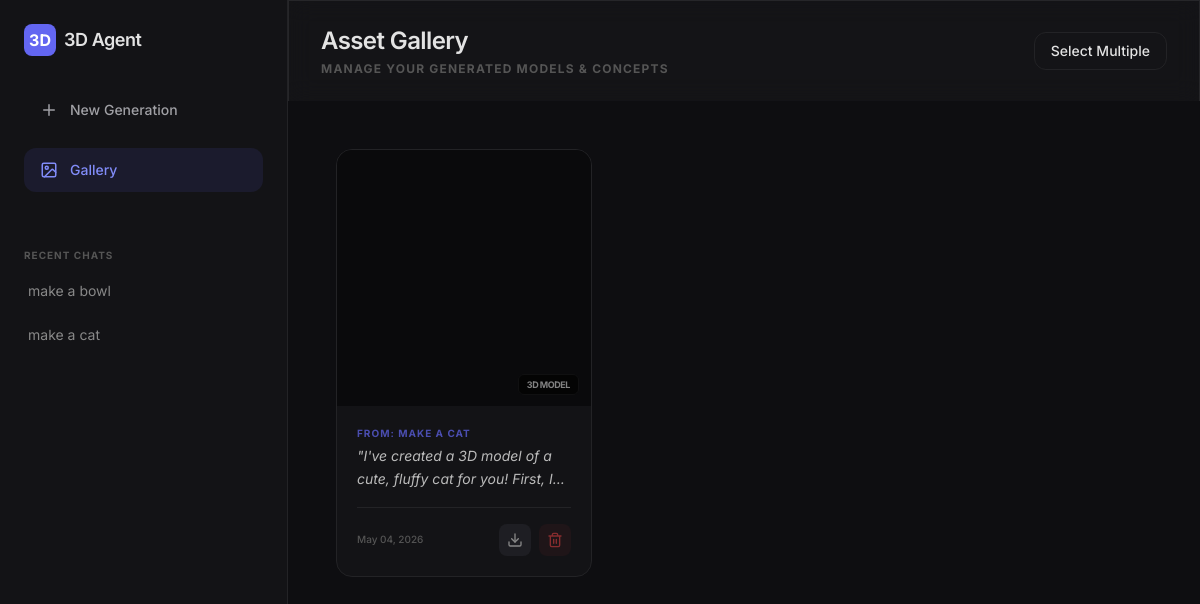
The page /gallery/ on the database as committed earlier.
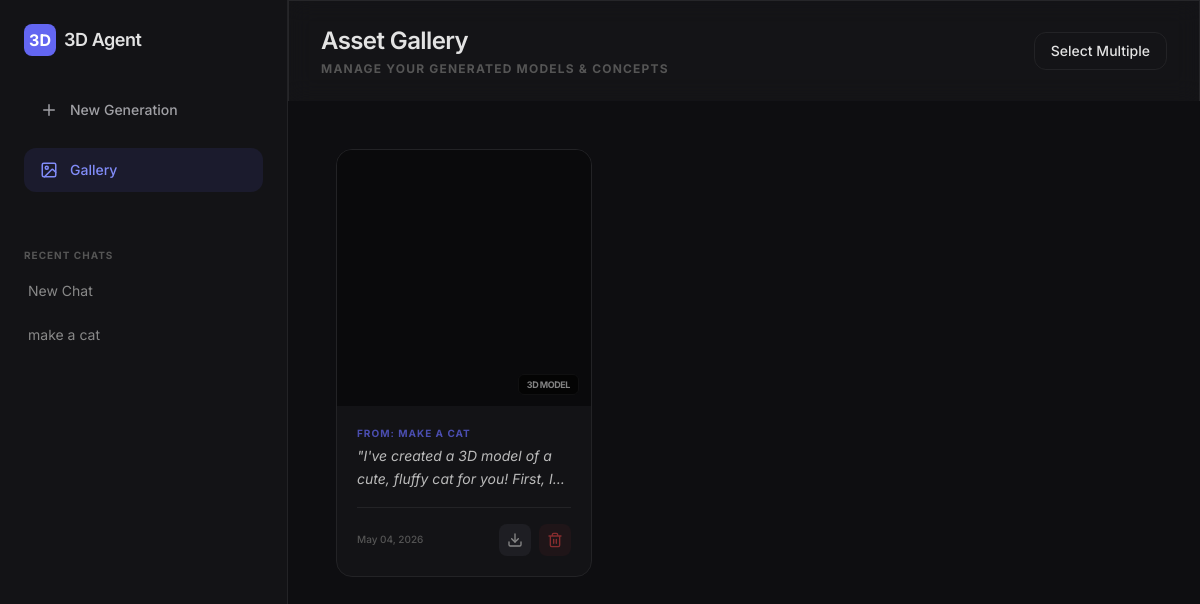
The same page on the database as committed later.
### chat_interface/models.py (models this page shows, shortened)
class ChatSession(models.Model):
    title = models.CharField(max_length=100, default="New Chat")
    created_at = models.DateTimeField(default=now)
    class Meta:
        ordering = ['-created_at'] # Newest chats at the top

class ChatMessage(models.Model):
    session = models.ForeignKey(ChatSession, on_delete=models.SET_NULL, null=True, related_name="messages")
    sender = models.CharField(max_length=50) # 'user' or 'assistant'
    text = models.TextField()
    object_path = models.URLField(blank=True, null=True) # For the 3D GLB file
    created_at = models.DateTimeField(default=now)
    class Meta:
        ordering = ['created_at'] # Oldest to newest for chat history

### chat_interface/views.py (the view)
# urls.py: path('gallery/', views.gallery, name='gallery'),
def gallery(request):
    all_sessions = ChatSession.objects.all()
    generated_assets = ChatMessage.objects.exclude(object_path__isnull=True).exclude(object_path__exact='').order_by('-created_at')
    return render(request, 'chat_interface/gallery.html', {
        'all_sessions': all_sessions,
        'assets': generated_assets
    })

### chat_interface/templates/chat_interface/gallery.html (shortened to what the changed rows need)
<!DOCTYPE html>
<html lang="en">
<head>
    <script src="https://cdn.tailwindcss.com"></script>
</head>
<body class="bg-[#0e0e11] text-[#e3e3e3] h-screen flex overflow-hidden">
    <aside class="w-72 bg-[#131316] border-r border-[#232326] flex flex-col transition-all duration-300">
        <div class="flex-1 overflow-y-auto px-4 space-y-1">
            <div class="px-2 text-[10px] font-bold text-[#555] uppercase tracking-[0.1em] mb-2">Recent Chats</div>
            {% for session in all_sessions %}
                <a href="{% url 'chat_detail' session.id %}" class="block px-3 py-2.5 rounded-lg text-sm text-[#888] hover:bg-[#1e1e23] hover:text-[#ccc] transition truncate">
                    {{ session.title }}
                </a>
            {% endfor %}
        </div>
    </aside>
    <main class="flex-1 flex flex-col min-w-0 bg-[#0e0e11] overflow-y-auto">
        <header class="sticky top-0 z-10 px-8 py-6 glass border-b-0 flex justify-between items-center">
            <div>
                <h1 class="text-2xl font-semibold tracking-tight">Asset Gallery</h1>
            </div>
        </header>
        <div class="p-8 md:p-12">
            {% if assets %}
                <div class="grid grid-cols-1 sm:grid-cols-2 lg:grid-cols-3 2xl:grid-cols-4 gap-6">
                    {% for asset in assets %}
                        <div class="asset-card relative group flex flex-col bg-[#131316] rounded-2xl border border-[#232326] overflow-hidden transition-all hover:scale-[1.02] hover:shadow-2xl fade-in"
                             data-id="{{ asset.id }}">
                            <div class="h-64 bg-[#0a0a0c] relative">
                                <div class="absolute bottom-3 right-3">
                                    <span class="px-2 py-1 bg-black/60 backdrop-blur-md rounded-md text-[9px] font-bold text-white/50 uppercase tracking-tighter border border-white/5">
                                        {% if ".glb" in asset.object_path %}3D Model{% else %}Concept{% endif %}
                                    </span>
                                </div>
                            </div>
                            <div class="p-5 flex-1 flex flex-col">
                                <div class="flex-1 mb-4">
                                    <p class="text-[10px] font-bold text-indigo-500/70 uppercase tracking-widest mb-1">
                                        {% if asset.session %}From: {{ asset.session.title }}{% else %}Standalone Asset{% endif %}
                                    </p>
                                    <p class="text-sm text-[#bbb] line-clamp-2 italic leading-relaxed">"{{ asset.text|truncatewords:20 }}"</p>
                                </div>
                                <div class="flex items-center justify-between mt-auto pt-4 border-t border-[#232326]">
                                    <span class="text-[10px] font-medium text-[#555]">{{ asset.created_at|date:"M d, Y" }}</span>
                                    <div class="flex gap-2">
                                        <a href="{{ asset.object_path }}" download class="p-2 rounded-lg bg-[#1e1e23] hover:bg-[#25252b] text-[#888] hover:text-white transition">
                                            <svg xmlns="http://www.w3.org/2000/svg" width="16" height="16" viewBox="0 0 24 24" fill="none" stroke="currentColor" stroke-width="2" stroke-linecap="round" stroke-linejoin="round"><path d="M21 15v4a2 2 0 0 1-2 2H5a2 2 0 0 1-2-2v-4"/><polyline points="7 10 12 15 17 10"/><line x1="12" x2="12" y1="15" y2="3"/></svg>
                                        </a>
                                        <button onclick="deleteSingle({{ asset.id }})" class="p-2 rounded-lg bg-red-500/5 hover:bg-red-500/10 text-red-500/50 hover:text-red-400 transition">
                                            <svg xmlns="http://www.w3.org/2000/svg" width="16" height="16" viewBox="0 0 24 24" fill="none" stroke="currentColor" stroke-width="2" stroke-linecap="round" stroke-linejoin="round"><path d="M3 6h18M19 6v14c0 1-1 2-2 2H7c-1 0-2-1-2-2V6M8 6V4c0-1 1-2 2-2h4c1 0 2 1 2 2v2M10 11v6M14 11v6"/></svg>
                                        </button>
                                    </div>
                                </div>
                            </div>
                        </div>
                    {% endfor %}
                </div>
            {% endif %}
        </div>
    </main>
</body>
</html>

Rows that differ between the two databases and show on the page:
removed ChatSession: title "make a bowl"
added ChatSession: title "New Chat"
